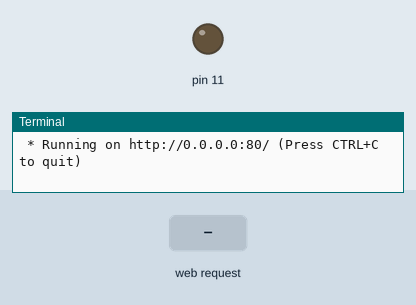
This program was run on a simulated Raspberry Pi (header pin numbers). Shown: output pins drawn as LEDs (lit = HIGH), the last lines printed to the terminal. The test bench sets the inputs (shaded band). The clock reads 2024-03-15 10:24:30 at power-on unless the program sets it.

Above: at 1.2 s.
1.3 s: HTTP request for /led/1 received
At 2.0 s:
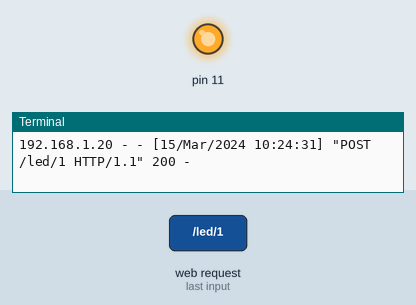
2.8 s: HTTP request for /led/0 received
At 3.2 s:
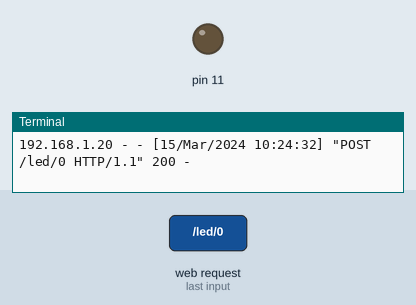
Timing chart, 0 to 5.8 s (numbered marks = the images above; inputs shaded):
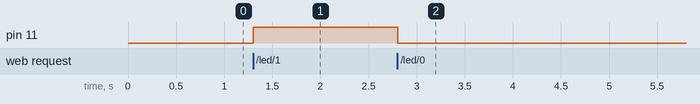

Measured:
- after the input at 1.3 s, pin 11: LOW → HIGH at once
- after the input at 2.8 s, pin 11: HIGH → LOW at once

The program:

main.py
```python
from flask import *
import time
from thing import *
app = Flask(__name__)
piThing=RPiThing()

@app.route("/")
def hello():
    sw=piThing.read_switch()
    return render_template("index.html", switch=sw)

@app.route("/led/<int:state>",methods=['POST'])
def led_state(state):
    if state == 1:
        piThing.set_led(True)
        #return "LED ON"
    elif state == 0:
        piThing.set_led(False)
        #return "LED OFF"
    else:
        return "Sorry, Try Something else"
    return ('', 204)
@app.route("/switch")
def switch():
    def read_switch():
        while True:
            switch = piThing.read_switch()
            yield 'data: {0}\n\n'.format(switch)
            time.sleep(1.0)
    return Response(read_switch(), mimetype='text/event-stream')

if __name__== "__main__":
    app.run(host='0.0.0.0',port=80, debug=True, threaded=True)
```

thing.py
```python
import RPi.GPIO as GPIO


class RPiThing(object):

    def __init__(self):
        """Initialization of Board"""
        GPIO.setwarnings(False)
        GPIO.setmode (GPIO.BOARD)
        GPIO.setup (11,GPIO.OUT)
        GPIO.setup(12,GPIO.IN)


    def read_switch(self):
        """reads switch state"""

        return GPIO.input(12)


    def set_led(self,value):
        """sets led"""

        GPIO.output(11,value)
```
